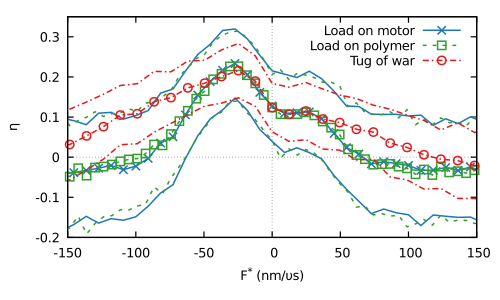

gnuplot code for this plot:
#!/usr/bin/gnuplot
set term pdfcairo enhanced linewidth 1.75 font ",14"
set output "F_eta_setup_rescaled.pdf"

gamma_M = 0.66
gamma_A = 0.97 

load "Data/my.pal"

set xzeroaxis
set yzeroaxis

set key top right Right width -1

set ylabel "{/Symbol h}_{chem}"
set xlabel "F^* (nm/{/Symbol u}s)"

plot [-150:150][-0.2:0.35] \
      "Data/F_q_k=8.dat" u ($1/gamma_M):(($4+$5)/$4):(sqrt($7**2/$4**2+$5**2/$4**4*$6**2)) w linespoint ls 3 lw 1.25 pt 2 dashtype 1 title "Load on motor" \
    , "Data/F_q_k=8.dat" u ($1/gamma_M):(($4+$5)/$4+sqrt($7**2/$4**2+$5**2/$4**4*$6**2)) w lines ls 3 lw 1.25 dashtype 1 notitle \
    , "Data/F_q_k=8.dat" u ($1/gamma_M):(($4+$5)/$4-sqrt($7**2/$4**2+$5**2/$4**4*$6**2)) w lines ls 3 lw 1.25 dashtype 1 notitle \
    , "Data/F_q_fil.dat" u (-$1/gamma_A):(($4+$5)/$4):(sqrt($7**2/$4**2+$5**2/$4**4*$6**2)) w linespoint ls 6 lw 1.25 pt 4 dashtype 2 title "Load on polymer" \
    , "Data/F_q_fil.dat" u (-$1/gamma_A):(($4+$5)/$4+sqrt($7**2/$4**2+$5**2/$4**4*$6**2)) w lines ls 6 lw 1.25 dashtype 2 notitle \
    , "Data/F_q_fil.dat" u (-$1/gamma_A):(($4+$5)/$4-sqrt($7**2/$4**2+$5**2/$4**4*$6**2)) w lines ls 6 lw 1.25 dashtype 2 notitle \
    , "Data/tug_F.dat" u (-2.*$1/gamma_A):(1+$9/$8):(sqrt($11**2/$8**2+$9**2/$8**4*$10**2)) w linespoint ls 8 lw 1.25 pt 6 dashtype 4 title "Tug of war" \
    , "Data/tug_F.dat" u (-2.*$1/gamma_A):(1+$9/$8+sqrt($11**2/$8**2+$9**2/$8**4*$10**2)) w lines ls 8 lw 1.25 dashtype 4 notitle \
    , "Data/tug_F.dat" u (-2.*$1/gamma_A):(1+$9/$8-sqrt($11**2/$8**2+$9**2/$8**4*$10**2)) w lines ls 8 lw 1.25 dashtype 4 notitle \

#    , "Data/F_q_8heads.dat" u (-$1):(($4+$5)/$4):(sqrt($7**2/$4**2+$5**2/$4**4*$6**2)) w linespoint ls 6 lw 1.25 pt 4 dashtype 2 title "Simple setup 8 heads" \
#    , "Data/F_q_8heads.dat" u (-$1):(($4+$5)/$4+sqrt($7**2/$4**2+$5**2/$4**4*$6**2)) w lines ls 6 lw 1.25 dashtype 2 notitle \
#    , "Data/F_q_8heads.dat" u (-$1):(($4+$5)/$4-sqrt($7**2/$4**2+$5**2/$4**4*$6**2)) w lines ls 6 lw 1.25 dashtype 2 notitle \
